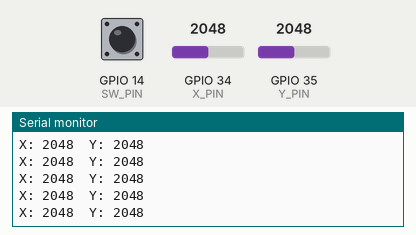
Recording of a sketch running on a simulated ESP32. On the bench: the last lines printed to the serial monitor. The inputs (shaded band) are chosen by the test bench; at power-on: GPIO 14 (SW_PIN) HIGH, GPIO 34 (X_PIN) = 2048, GPIO 35 (Y_PIN) = 2048.

Above: at 1.2 s.
1.3 s: GPIO 14 (SW_PIN) pulled LOW for 0.15 s
At 1.31 s:
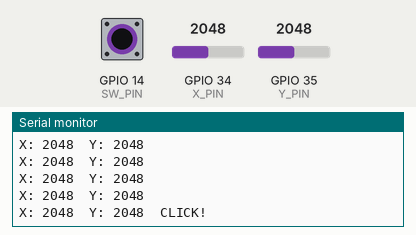
2.9 s: GPIO 34 (X_PIN) set to 2866
At 2.92 s:
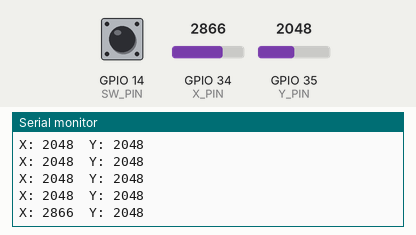
4.4 s: GPIO 35 (Y_PIN) set to 2866
At 4.42 s:
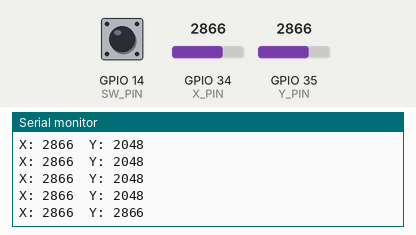
5.9 s: GPIO 14 (SW_PIN) pulled LOW for 1 s
At 5.93 s:
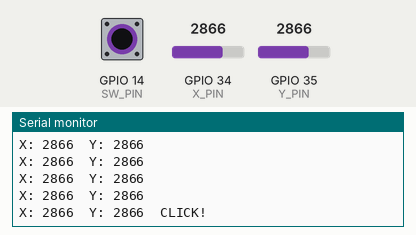
8.4 s: GPIO 34 (X_PIN) set to 3603
At 8.44 s:
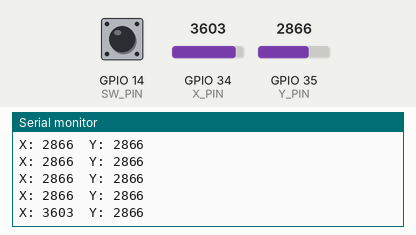
9.9 s: GPIO 35 (Y_PIN) set to 3603
At 9.94 s:
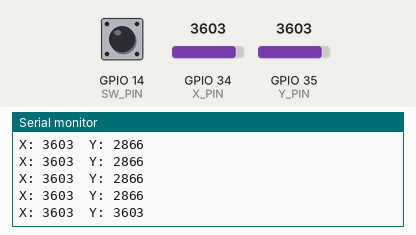
Timing chart, 0 to 12.4 s (numbered marks = the images above; inputs shaded):
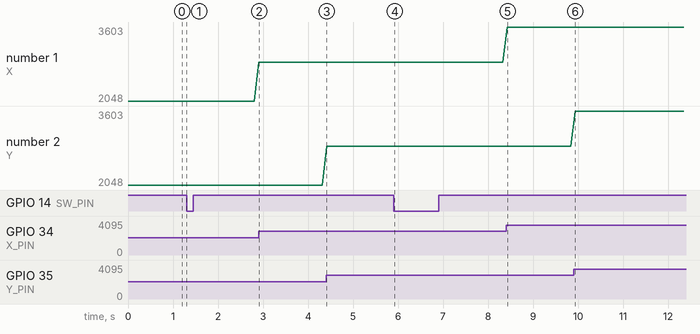

The sketch:

L14_Joystick.ino
```cpp
// Lesson 14: Read the joystick
// VRx on 34, VRy on 35, SW (button) on 14.

const int X_PIN = 34;
const int Y_PIN = 35;
const int SW_PIN = 14;

void setup() {
  Serial.begin(115200);
  pinMode(SW_PIN, INPUT_PULLUP);
}

void loop() {
  int x = analogRead(X_PIN);
  int y = analogRead(Y_PIN);
  bool pressed = digitalRead(SW_PIN) == LOW;

  Serial.print("X: ");
  Serial.print(x);
  Serial.print("  Y: ");
  Serial.print(y);
  if (pressed) {
    Serial.print("  CLICK!");
  }
  Serial.println();
  delay(100);
}
```

Measured:
- after the input at 1.3 s, the serial monitor: prints a new line at once (image 1)
- after the input at 2.9 s, the serial monitor: prints a new line at once (image 2)
- after the input at 4.4 s, the serial monitor: prints a new line at once (image 3)
- after the input at 5.9 s, the serial monitor: prints a new line at once (image 4)
- after the input at 8.4 s, the serial monitor: prints a new line at once (image 5)
- after the input at 9.9 s, the serial monitor: prints a new line at once (image 6)
- plotted number 1: 2048 → 2866 after the input at 2.9 s, 2866 → 3603 after the input at 8.4 s
